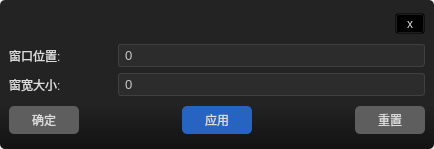
<?xml version="1.0" encoding="UTF-8"?>
<ui version="4.0">
 <class>Widget</class>
 <widget class="QWidget" name="Widget">
  <property name="geometry">
   <rect>
    <x>0</x>
    <y>0</y>
    <width>434</width>
    <height>149</height>
   </rect>
  </property>
  <property name="windowTitle">
   <string>Widget</string>
  </property>
  <property name="styleSheet">
   <string notr="true">
/*------------------------------------全局样式-----------------------------------------*/
QWidget{font: 12px;color:#DCDCDC;font-family:'微软雅黑';}
QFrame{border-radius:5px;}
/*QScrollBar*/
QScrollArea{border:none}
QScrollBar{border:none;background:transparent;}
QScrollBar::add-page,QScrollBar::sub-page{background:transparent;}
QScrollBar::add-line,QScrollBar::sub-line { background: none; }
QScrollBar::handle{ background:rgba(91, 100, 116, 0.5); border-radius: 3px; width:3px}
QScrollBar:vertical{width:7px;padding-left:2px;padding-right:2px;}
QScrollBar:horizontal{height:7px;padding-top:2px;padding-bottom:2px;}

/*QTabWidget*/
QTabWidget::pane{border:1px solid #1b1b1b;background:#1b1b1b;}

QTabBar::tab{		
	width:84px;					
	height:25;
	font: 16px;
	color:#DCDCDC; 					
	margin-top:0px; 			
	margin-right:5px;
	margin-left:5px;
	background:#1b1b1b;

}

QTabBar::tab:first:!selected {

	/*border-image: url(:/common/images/common/左_normal.png);*/
}
QTabBar::tab:selected {
	color:#2764c1; 	
	border:2px solid;
	border-top:0px;
	border-right:0px;
	border-left:0px;
	border-bottom-color:#2764c1;
}
QTabWidget::tab-bar {
alignment: left;
} 
/*QTabWidget::pane{background:transparent;}*/
/*QStackedWidget*/

/*QToolButton*/
QToolButton
{background:rgba(0,0,0,0); }
QToolButton:hover
{border:1px solid;border-top:0px;border-right:0px;border-left:0px;border-bottom-color:#2764c1;background:rgba(151,151,151,0.05);}
/*QPushButton*/
QPushButton
{background:#5E5E5E;border-radius:5px; }
QPushButton:hover
{border:1px solid #2764c1;}
/*QMenu*/
QMenu {
    background-color:qlineargradient(spread:pad,x1:0, y1:0, x2:0, y2:1,stop:0.7 #1a1d23,stop:1 #1a1d23);
	border:1px solid #282c34;
	border-radius:8px;
	padding-left:2px;
}
QMenu::item {
    font-size:8pt;
    color: #DCDCDC;
    background-color:transparent;;
    padding-right: 2px;
    margin: 2px 1px;
}
QMenu::item:selected {
    border:1px ridge #259bd9;
	border-radius:2px;
}
QMenu::icon:checked {
    background:#259bd9;
    position: absolute;
    top: 1px;
    right: 1px;
    bottom: 1px;
    left: 1px;
}
QMenu::icon:checked:selected {
    background-color : #259bd9;
    background-image: url(:/space_selected.png);
}
QListWidget
{
	background-color:transparent;   
	font-size:12px;
    color: #f2f2f2;
}
/*
tabelwidget*/
QTableWidget{
color:#DCDCDC;
background-color:qlineargradient(spread:pad,x1:0, y1:0, x2:0, y2:1,stop:0 #232323,stop:1 #121212 );
border:1px solid #242424;
}
QTableWidget::Item{border:0px solid rgb(255,0,0);border-bottom:1px solid #242424;}

/*选中item*/
QTableWidget::item:selected{
color:#DCDCDC;
background:qlineargradient(spread:pad,x1:0,y1:0,x2:0,y2:1,stop:0 #484848,stop:1 #383838);
}

/*
悬浮item*/
QTableWidget::item:hover{
background:rgba(0,0,0,0);
}
/*表头*/
QHeaderView::section{
text-align:center;
background:#5E5E5E;
padding:3px;
margin:0px;
color:#DCDCDC;
border:1px solid #242424;
border-left-width:0;
}
/*QLineEdit*/
QLineEdit {
	border: 1px solid #A0A0A0; /* 边框宽度为1px，颜色为#A0A0A0 */
	border-radius: 3px; /* 边框圆角 */
	padding-left: 5px; /* 文本距离左边界有5px */
	background-color: transparent; /* 背景颜色 */
	color: #DCDCDC; /* 文本颜色 */
	selection-background-color: #A0A0A0; /* 选中文本的背景颜色 */
	selection-color: #F2F2F2; /* 选中文本的颜色 */
	font-family: &quot;Microsoft YaHei&quot;; /* 文本字体族 */
	font-size: 10pt; /* 文本字体大小 */
}

/*horizontal ：水平QSlider*/
QSlider::groove:horizontal {
border: 0px solid #bbb;
}

/*1.滑动过的槽设计参数*/
QSlider::sub-page:horizontal {
 /*槽颜色*/
background: #2764c1;
 /*外环区域倒圆角度*/
border-radius: 2px;
 /*上遮住区域高度*/
margin-top:8px;
 /*下遮住区域高度*/
margin-bottom:8px;
/*width在这里无效，不写即可*/
}

/*2.未滑动过的槽设计参数*/
QSlider::add-page:horizontal {
/*槽颜色*/
background: #5E5E5E;
/*外环大小0px就是不显示，默认也是0*/
border: 0px solid #777;
/*外环区域倒圆角度*/
border-radius: 2px;
 /*上遮住区域高度*/
margin-top:9px;
 /*下遮住区域高度*/
margin-bottom:9px;
}
 
/*3.平时滑动的滑块设计参数*/
QSlider::handle:horizontal {
/*滑块颜色*/
background: rgb(193,204,208);
/*滑块的宽度*/
width: 5px;
/*滑块外环为1px，再加颜色*/
border: 1px solid rgb(193,204,208);
 /*滑块外环倒圆角度*/
border-radius: 2px; 
 /*上遮住区域高度*/
margin-top:6px;
 /*下遮住区域高度*/
margin-bottom:6px;
}

/*4.手动拉动时显示的滑块设计参数*/
QSlider::handle:horizontal:hover {
/*滑块颜色*/
background: rgb(193,204,208);
/*滑块的宽度*/
width: 10px;
/*滑块外环为1px，再加颜色*/
border: 1px solid rgb(193,204,208);
 /*滑块外环倒圆角度*/
border-radius: 5px; 
 /*上遮住区域高度*/
margin-top:4px;
 /*下遮住区域高度*/
margin-bottom:4px;
}
/*QGroupBox*/
QGroupBox {
    /* 背景渐变色*/
    background-color:qlineargradient(spread:pad,x1:0, y1:0, x2:0, y2:1,stop:0 #232323,stop:1 #121212 );
    /* 边框 */
    border: 1px solid #5E5E5E;

    /* 倒角 */
    border-radius: 5px;
padding: -16 6px 0 6px;

    /* 就像墙上挂着的两个相框,margin指的是相框与相框的距离
       padding指的是每个相框里照片与相框边框的距离*/
    margin-top: 8px; 
}
/* 标题设置 */
QGroupBox::title {
    /* 位置 */
    subcontrol-origin: margin;
    subcontrol-position: top left;
	left:10px; /* //线的偏离度 */
	margin-left: 0px;
	padding:0 1px;/* //文字在方框中位置的偏离度 */
    /* 内边框,上下和左右
    /* padding: 30px 15px; */

    /* 颜色 
    background-color: qlineargradient(x1: 0, y1: 0, x2: 0, y2: 1,
                                      stop: 0 #FF0ECE, stop: 1 #FFFFFF);*/
}

QSplitter::handle {
	/*image:url(:/images/444.bmp);*/
	border-radius: 3px;
}
QSplitter::handle:hover {
	/*image:url(:/images/444.bmp);*/
	background-color:rgba(70,130,180,0.3);
	border-radius: 3px;
}

QSplitter::handle:horizontal {
	
	width:5px;
}

QSplitter::handle:vertical {
	
	width:5px;
}

QSplitter::handle:pressed {
	
	background-color:rgba(70,130,180,0.1);
 	border-radius: 3px;
}
QSpinBox {
    padding-top: 2px;
    padding-bottom: 2px;
	padding-left: 4px;
    padding-right: 15px;
    border: 1px solid rgb(64,64,64);
    border-radius: 3px;
	color: rgb(200,200,200);
    background-color: rgb(44,44,44);
	selection-color: rgb(235,235,235);
	selection-background-color: rgb(83,121,180);
	font-family: &quot;Microsoft Yahei&quot;;
	font-size: 10pt;
}

QSpinBox:hover {
    background-color: rgb(59,59,59);
}

QSpinBox::up-button { /* 向上按钮 */
	subcontrol-origin: border; /* 起始位置 */
	subcontrol-position: top right; /* 居于右上角 */
	border: none;
	width: 12px;
	margin-top: 2px;
	margin-right: 1px;
	margin-bottom: 0px;
}

QSpinBox::up-button:hover {
	border: none;
}

QSpinBox::up-arrow { /* 向上箭头，图片大小为8x8 */
	image: url(resources/btn_spin_up.png);
}

QSpinBox::up-arrow:hover {
	image: url(resources/btn_spin_up_hover.png);
}

QSpinBox::up-arrow:disabled, QSpinBox::up-arrow:off {
	image: url(resources/btn_spin_up_disable.png);
}

QSpinBox::down-button { /* 向下按钮 */
	subcontrol-origin: border;
	subcontrol-position: bottom right;
	border: none;
	width: 12px;
	margin-top: 0px;
	margin-right: 1px;
	margin-bottom: 2px;
}

QSpinBox::down-button:hover {
	border: none;
}

QSpinBox::down-arrow { /* 向下箭头 */
	image: url(resources/btn_spin_down.png);
}

QSpinBox::down-arrow:hover {
	image: url(resources/btn_spin_down_hover.png);
}

QSpinBox::down-arrow:disabled, QSpinBox::down-arrow:off {
	image: url(resources/btn_spin_down_disable.png);
}
/*--------------------------------------特征样式---------------------------------------*/
#windowTitel #label_version{font:7pt;}
#widget{background-color:qlineargradient(spread:pad,x1:0, y1:0, x2:0, y2:1,stop:0.7 #232323,stop:1 #121212 );border-radius:5px;}
#apply_pushButton{background:#2764c1;color:#DCDCDC;}
#apply_pushButton:hover{background:#4e9cd5;}</string>
  </property>
  <layout class="QVBoxLayout" name="verticalLayout">
   <property name="spacing">
    <number>0</number>
   </property>
   <property name="leftMargin">
    <number>0</number>
   </property>
   <property name="topMargin">
    <number>0</number>
   </property>
   <property name="rightMargin">
    <number>0</number>
   </property>
   <property name="bottomMargin">
    <number>0</number>
   </property>
   <item>
    <widget class="QWidget" name="widget" native="true">
     <layout class="QVBoxLayout" name="verticalLayout_2" stretch="0,1,0">
      <property name="leftMargin">
       <number>9</number>
      </property>
      <property name="topMargin">
       <number>9</number>
      </property>
      <property name="rightMargin">
       <number>9</number>
      </property>
      <item>
       <layout class="QHBoxLayout" name="horizontalLayout_2">
        <item>
         <spacer name="horizontalSpacer_3">
          <property name="orientation">
           <enum>Qt::Horizontal</enum>
          </property>
          <property name="sizeHint" stdset="0">
           <size>
            <width>40</width>
            <height>20</height>
           </size>
          </property>
         </spacer>
        </item>
        <item>
         <widget class="QToolButton" name="toolButton_close">
          <property name="minimumSize">
           <size>
            <width>30</width>
            <height>0</height>
           </size>
          </property>
          <property name="maximumSize">
           <size>
            <width>30</width>
            <height>16777215</height>
           </size>
          </property>
          <property name="text">
           <string>x</string>
          </property>
          <property name="icon">
           <iconset>
            <normaloff>resources/btn_close.png</normaloff>resources/btn_close.png</iconset>
          </property>
         </widget>
        </item>
       </layout>
      </item>
      <item>
       <layout class="QGridLayout" name="gridLayout" columnstretch="1,3">
        <item row="1" column="1">
         <widget class="QSpinBox" name="window_spinBox"/>
        </item>
        <item row="0" column="1">
         <widget class="QSpinBox" name="level_spinBox"/>
        </item>
        <item row="1" column="0">
         <widget class="QLabel" name="label_2">
          <property name="text">
           <string>窗宽大小: </string>
          </property>
         </widget>
        </item>
        <item row="0" column="0">
         <widget class="QLabel" name="label">
          <property name="text">
           <string>窗口位置: </string>
          </property>
         </widget>
        </item>
       </layout>
      </item>
      <item>
       <layout class="QHBoxLayout" name="horizontalLayout">
        <item>
         <widget class="QPushButton" name="ok_pushButton">
          <property name="minimumSize">
           <size>
            <width>70</width>
            <height>28</height>
           </size>
          </property>
          <property name="text">
           <string>确定</string>
          </property>
         </widget>
        </item>
        <item>
         <spacer name="horizontalSpacer_2">
          <property name="orientation">
           <enum>Qt::Horizontal</enum>
          </property>
          <property name="sizeHint" stdset="0">
           <size>
            <width>218</width>
            <height>22</height>
           </size>
          </property>
         </spacer>
        </item>
        <item>
         <widget class="QPushButton" name="apply_pushButton">
          <property name="minimumSize">
           <size>
            <width>70</width>
            <height>28</height>
           </size>
          </property>
          <property name="text">
           <string>应用</string>
          </property>
         </widget>
        </item>
        <item>
         <spacer name="horizontalSpacer">
          <property name="orientation">
           <enum>Qt::Horizontal</enum>
          </property>
          <property name="sizeHint" stdset="0">
           <size>
            <width>218</width>
            <height>22</height>
           </size>
          </property>
         </spacer>
        </item>
        <item>
         <widget class="QPushButton" name="reset_pushButton">
          <property name="minimumSize">
           <size>
            <width>70</width>
            <height>28</height>
           </size>
          </property>
          <property name="text">
           <string>重置</string>
          </property>
         </widget>
        </item>
       </layout>
      </item>
     </layout>
    </widget>
   </item>
  </layout>
 </widget>
 <tabstops>
  <tabstop>level_spinBox</tabstop>
  <tabstop>window_spinBox</tabstop>
  <tabstop>ok_pushButton</tabstop>
  <tabstop>apply_pushButton</tabstop>
  <tabstop>reset_pushButton</tabstop>
 </tabstops>
 <resources/>
 <connections/>
</ui>
